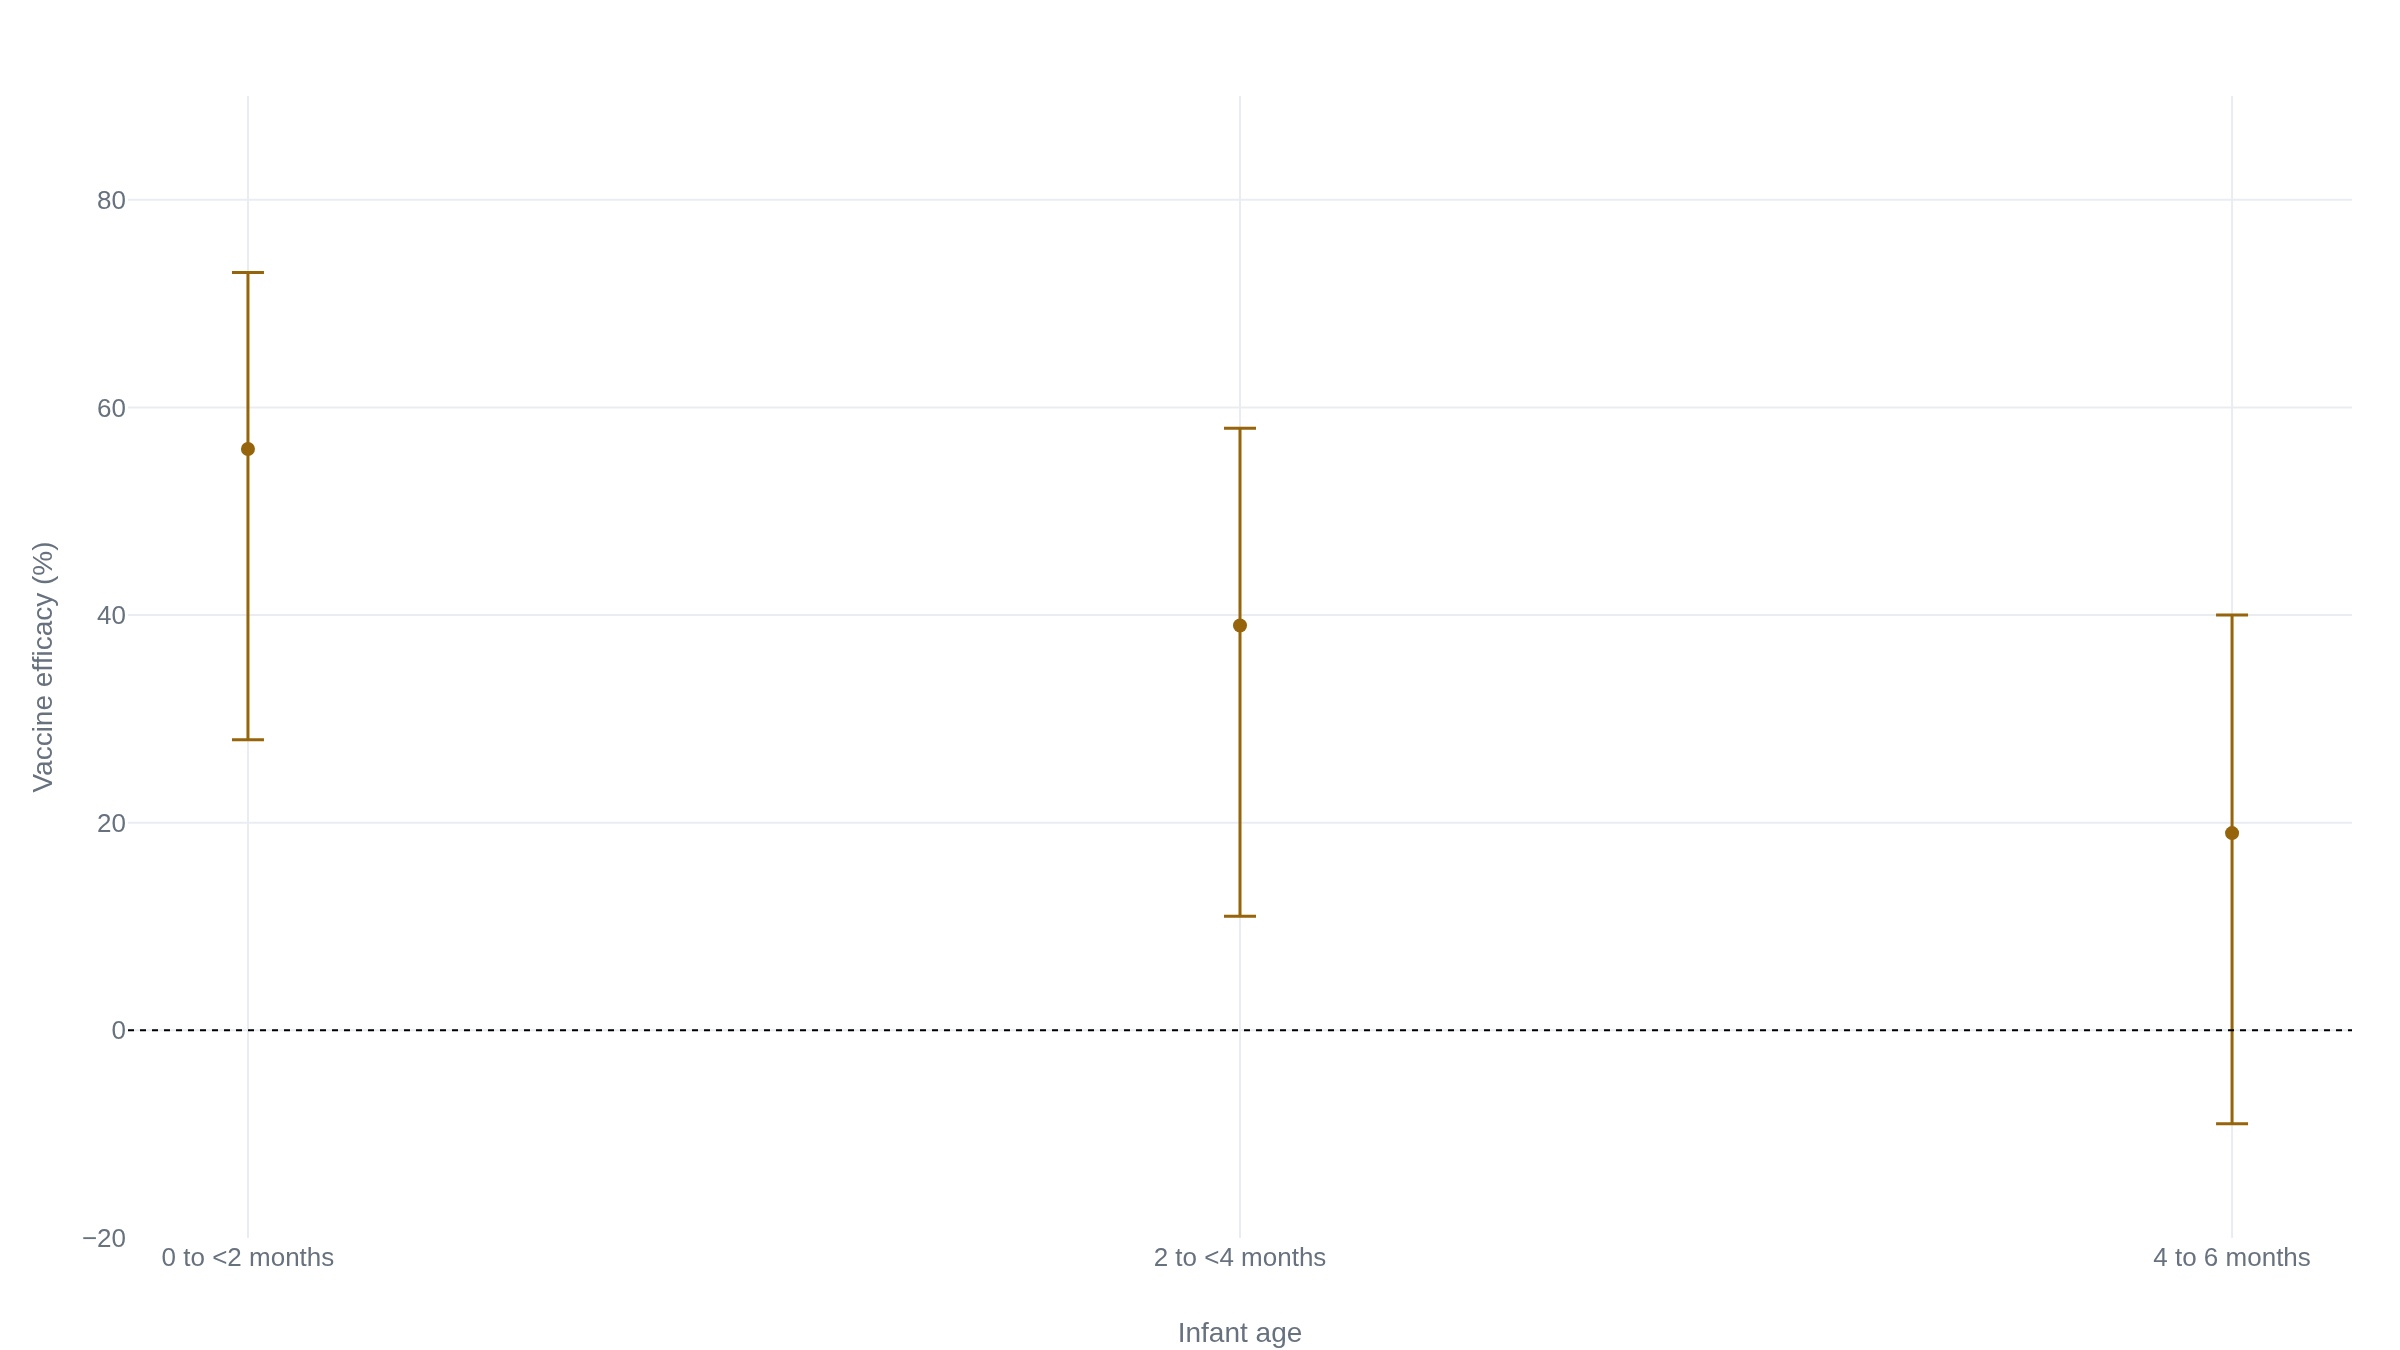

Generate this figure with Python:
import plotly.graph_objects as go

# Pooled maternal-vaccination efficacy against PCR-confirmed influenza in the
# infant, by infant age band. Omer SB, Clark DR, Madhi SA, et al. Lancet Respir
# Med 2020;8(6):597-608 (three RCTs; 10,002 women, 9,800 liveborn infants).
bands = ["0 to <2 months", "2 to <4 months", "4 to 6 months"]
point = [56, 39, 19]
ci_low = [28, 11, -9]
ci_high = [73, 58, 40]

upper = [hi - p for p, hi in zip(point, ci_high)]
lower = [p - lo for p, lo in zip(point, ci_low)]

fig = go.Figure()
fig.add_trace(
    go.Scatter(
        name="Infant efficacy",
        x=bands,
        y=point,
        mode="markers",
        error_y=dict(type="data", array=upper, arrayminus=lower, thickness=1.5, width=8),
    )
)
fig.add_hline(y=0, line_dash="dot", line_width=1)
fig.update_layout(
    yaxis_title="Vaccine efficacy (%)",
    xaxis_title="Infant age",
    showlegend=False,
)
fig.update_yaxes(range=[-20, 90], zeroline=False)
